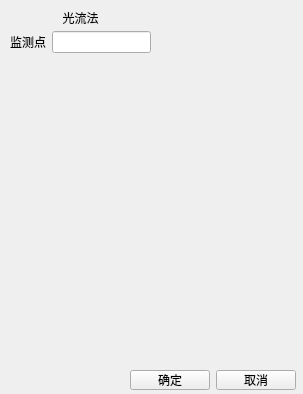
<?xml version="1.0" encoding="UTF-8"?>
<ui version="4.0">
 <class>SettingConfig</class>
 <widget class="QWidget" name="SettingConfig">
  <property name="geometry">
   <rect>
    <x>0</x>
    <y>0</y>
    <width>303</width>
    <height>394</height>
   </rect>
  </property>
  <property name="windowTitle">
   <string>Form</string>
  </property>
  <widget class="QWidget" name="widget" native="true">
   <property name="geometry">
    <rect>
     <x>10</x>
     <y>10</y>
     <width>141</width>
     <height>161</height>
    </rect>
   </property>
   <widget class="QLabel" name="label">
    <property name="geometry">
     <rect>
      <x>0</x>
      <y>0</y>
      <width>141</width>
      <height>16</height>
     </rect>
    </property>
    <property name="text">
     <string>光流法</string>
    </property>
    <property name="alignment">
     <set>Qt::AlignCenter</set>
    </property>
   </widget>
   <widget class="QWidget" name="">
    <property name="geometry">
     <rect>
      <x>0</x>
      <y>20</y>
      <width>141</width>
      <height>24</height>
     </rect>
    </property>
    <layout class="QHBoxLayout" name="horizontalLayout">
     <item>
      <widget class="QLabel" name="label_2">
       <property name="text">
        <string>监测点</string>
       </property>
      </widget>
     </item>
     <item>
      <widget class="QLineEdit" name="EditLKOptricalFlowTimes"/>
     </item>
    </layout>
   </widget>
  </widget>
  <widget class="QWidget" name="">
   <property name="geometry">
    <rect>
     <x>130</x>
     <y>370</y>
     <width>166</width>
     <height>20</height>
    </rect>
   </property>
   <layout class="QHBoxLayout" name="horizontalLayout_2">
    <item>
     <widget class="QPushButton" name="pushButtonFirm">
      <property name="text">
       <string>确定</string>
      </property>
     </widget>
    </item>
    <item>
     <widget class="QPushButton" name="pushButtonCancel">
      <property name="text">
       <string>取消</string>
      </property>
     </widget>
    </item>
   </layout>
  </widget>
 </widget>
 <resources/>
 <connections/>
</ui>
